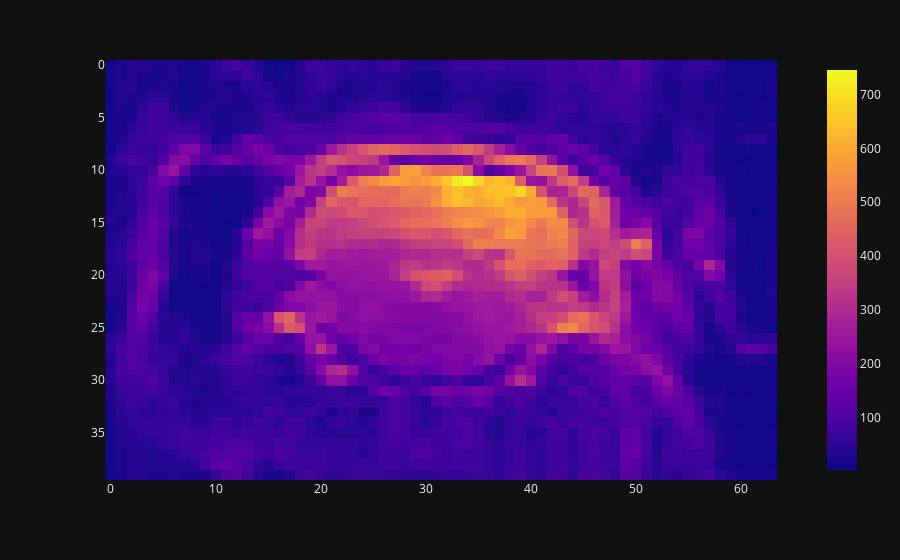

The notebook cell saved with this chart:
### Markdown cell above
## Segmentation ##

### Code cell
from skimage import filters, measure
from skimage import img_as_ubyte

r_c, c_c = subject_dict['center']
r_d, c_d = 18, 14

"""cest loading:"""
cest_data = bruker_dataset.data[r_c-r_d:r_c+r_d,c_c-c_d:c_c+c_d,0,:]
count = np.shape(cest_data)[-1]  # # of images

"""highest contrast image finding:"""
# Compute RMS contrast for each image
rms_contrast = np.zeros(count)
for i in range(count):
    rms_contrast[i] = np.std(cest_data[:, :, i])

# Find index of image with highest contrast
index = np.argmax(rms_contrast)
contrasted_image = np.transpose(np.uint16(cest_data[:, :, index]))

"""brain locating:"""
edges = filters.sobel(contrasted_image)
edges = (edges / edges.max())*255
# normalized_array_uint8 = img_as_ubyte(edges)
edges = np.uint16(edges)

px.imshow(bruker_dataset.data[:,:,0,0].T)

### Figure 1 — Plotly figure (JSON) as saved in the notebook; plotly's stock layout.template omitted (floating-point values rounded to 4 significant figures; data arrays with more than 128 entries replaced by an {"elided": "..."} marker saying what was removed)
{"data": [{"coloraxis": "coloraxis", "name": "0", "z": {"elided": "40x64 float values"}, "type": "heatmap", "xaxis": "x", "yaxis": "y", "hovertemplate": "x: %{x}<br>y: %{y}<br>color: %{z}<extra></extra>"}], "layout": {"xaxis": {"anchor": "y", "domain": [0.0, 1.0], "scaleanchor": "y", "constrain": "domain"}, "yaxis": {"anchor": "x", "domain": [0.0, 1.0], "autorange": "reversed", "constrain": "domain"}, "coloraxis": {"colorscale": [[0.0, "#0d0887"], [0.1111, "#46039f"], [0.2222, "#7201a8"], [0.3333, "#9c179e"], [0.4444, "#bd3786"], [0.5556, "#d8576b"], [0.6667, "#ed7953"], [0.7778, "#fb9f3a"], [0.8889, "#fdca26"], [1.0, "#f0f921"]]}, "margin": {"t": 60}}}
